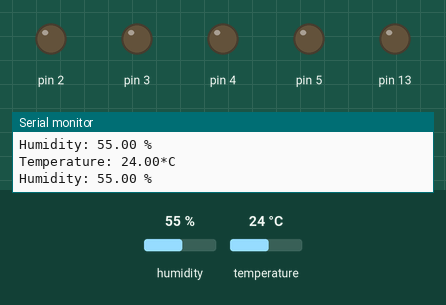
A sketch run on a simulated Arduino Uno, built with avr-gcc and run on an emulated ATmega328P. Parts: output pins drawn as LEDs (lit = HIGH), the last lines printed to the serial monitor. The test bench sets the inputs (shaded band); at power-on: humidity 55 %, temperature 24 °C.

Above: at 4.8 s.
4.9 s: humidity set to 43 %
7.9 s: humidity set to 40 %
At 9.0 s:
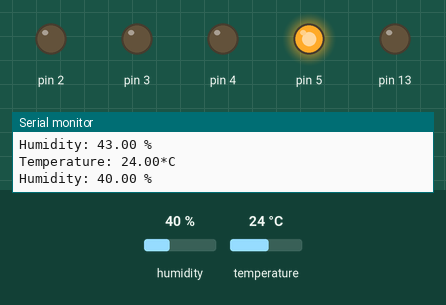
10.9 s: temperature set to 31 °C
13.9 s: temperature set to 34 °C
At 15.1 s:
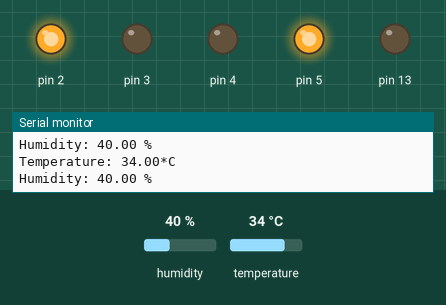
16.9 s: humidity set to 68 %
At 18.7 s:
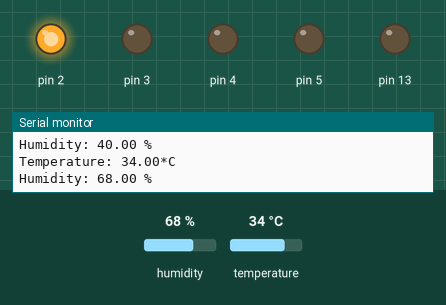
19.9 s: humidity set to 22 %
At 21.1 s:
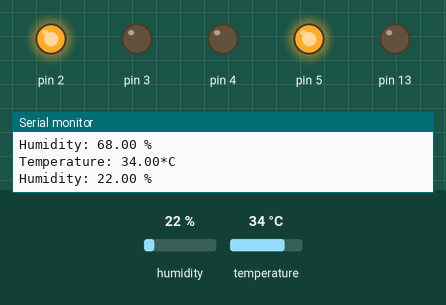
Timing chart, 0 to 22.9 s (numbered marks = the images above; inputs shaded):
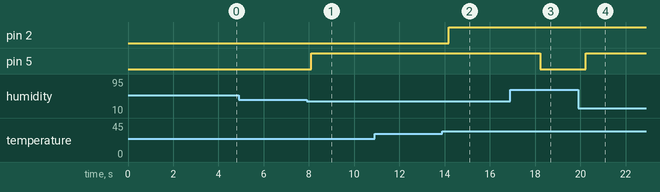

The sketch:

sketch.ino
```cpp
#include <Thc.h>
#include "DHT.h"

#define DHTPIN 12     // what pin we're connected to

#define DHTTYPE DHT11   // DHT 11

//Initialize DHT sensor for normal 16mhz Arduino
DHT dht(DHTPIN, DHTTYPE);

Thc Thc(2,3,4,5,13); //This bracket will contain the pin numbers we are to use,It is meant to initialize them to output/input mode
//Thc Thc(Fan In,Fan Out, Heater,Humidifier,Error Pin)

int err =13;
void setup()
{

Serial.begin(9600);
dht.begin();
}
void loop()
{

delay(2000);

float TEMP = dht.readTemperature();


float HUM = dht.readHumidity();


Thc.GodsCommand(HUM,TEMP);

}
```

Thc.h
```cpp
/*
Thc.h , Library for temperature and humidity control.
Created by Ndeto N. Martin 28/1/2015
*/

#ifndef Thc_h
#define Thc_h

#include "Arduino.h"

class Thc
{
public:
	Thc(int fanin, int fanout,int heater,int humidifier,int err);

	void GodsCommand(float hum,float temp);

private:
	int _fanin;
	int _fanout;
	int _heater;
	int _humidifier;
	float _hum;
	float _temp;
	int _err;
};

#endif
```

Measured:
- the behaviour switches between 42 and 41 % on humidity (found by bisection; images 0 and 1)
- the behaviour switches between 32 and 33 °C on temperature (found by bisection; images 1 and 2)
- after the input at 7.9 s, pin 5: LOW → HIGH after 0.20 s
- after the input at 13.9 s, pin 2: LOW → HIGH after 0.27 s
- after the input at 16.9 s, pin 5: HIGH → LOW after 1.3 s
- after the input at 19.9 s, pin 5: LOW → HIGH after 0.34 s
